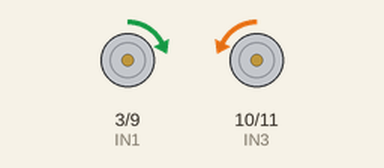
Recording of a sketch running on a simulated Arduino Uno, built with avr-gcc and run on an emulated ATmega328P. On the bench: motor-driver pin pairs drawn as motors (green arrow = first pin HIGH = forward, orange = second pin HIGH = backward, longer = more drive).

Above: at 0.15 s.
At 9.4 s:
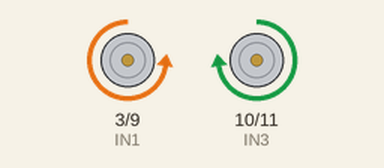
At 18.95 s:
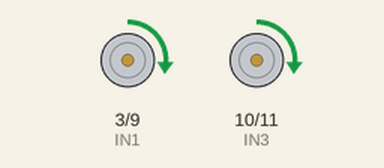
At 38.37 s:
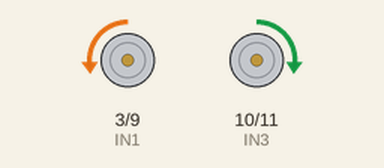
Timing chart, 0 to 40.0 s (numbered marks = the images above):
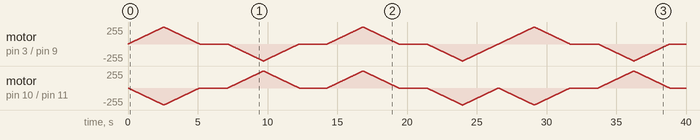

The sketch:

H-brug.ino
```cpp
// Motor Rechts
const int IN1 = 3;
const int IN2 = 9;

// Motor Links
const int IN3 = 10;
const int IN4 = 11;

// Variabelen
bool StatusKnop;

void setup() {
  Serial.begin(9600);

  // Digitaal

  pinMode(IN1, OUTPUT); //GroenBatterij
  pinMode(IN2, OUTPUT); //OranjeBatterij
  pinMode(IN3, OUTPUT); //GroenBatterij
  pinMode(IN4, OUTPUT); //OranjeBatterij
}

void loop() {


    // Voorwaarts
    for (int i = 0; i <= 255; i++)
    {
      analogWrite(IN1, i);
      analogWrite(IN2, 0);
      analogWrite(IN3, 0);
      analogWrite(IN4, i);
      delay(10);
    }
    for (int i = 255; i >= 0; i--)
    {
      analogWrite(IN1, i);
      analogWrite(IN2, 0);
      analogWrite(IN3, 0);
      analogWrite(IN4, i);
      delay(10);
    }

    delay(2000);

    // Achterwaarts
    for (int i = 0; i <= 255; i++)
    {
      analogWrite(IN1, 0);
      analogWrite(IN2, i);
      analogWrite(IN3, i);
      analogWrite(IN4, 0);
      delay(10);
    }
    for (int i = 255; i >= 0; i--)
    {
      analogWrite(IN1, 0);
      analogWrite(IN2, i);
      analogWrite(IN3, i);
      analogWrite(IN4, 0);
      delay(10);
    }

    delay(2000);

    // Links
    for (int i = 0; i <= 255; i++)
    {
      analogWrite(IN1, i);
      analogWrite(IN2, 0);
      analogWrite(IN3, i);
      analogWrite(IN4, 0);
      delay(10);
    }
    for (int i = 255; i >= 0; i--)
    {
      analogWrite(IN1, i);
      analogWrite(IN2, 0);
      analogWrite(IN3, i);
      analogWrite(IN4, 0);
      delay(10);
    }

    delay(2000);

    // Rechts
    for (int i = 0; i <= 255; i++)
    {
      analogWrite(IN1, 0);
      analogWrite(IN2, i);
      analogWrite(IN3, 0);
      analogWrite(IN4, i);
      delay(10);
    }
    for (int i = 255; i >= 0; i--)
    {
      analogWrite(IN1, 0);
      analogWrite(IN2, i);
      analogWrite(IN3, 0);
      analogWrite(IN4, i);
      delay(10);
    }


}
```
